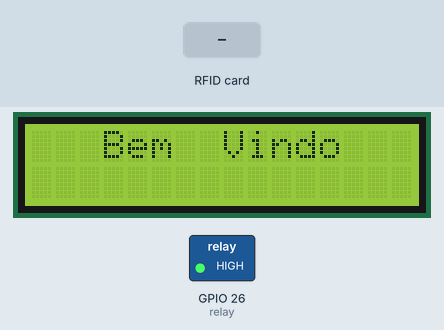
Recording of a sketch running on a simulated ESP32. Parts: 16×2 character LCD, switched loads named in the sketch (green lamp = pin HIGH). The inputs (shaded band) are chosen by the test bench. WiFi joins after 1.5 s; servers stay silent unless stated; what the sketch prints to the serial monitor is not drawn.

Above: at 3.3 s.
3.4 s: RFID card 0A C0 8B B1 held to the reader
At 3.7 s:
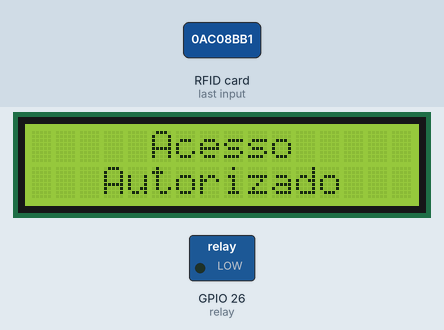
6.4 s: RFID card 5E 7A 19 C4 held to the reader
At 7.0 s:
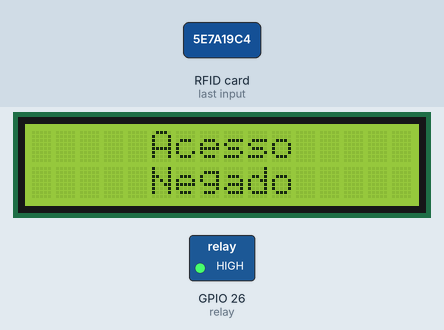
9.4 s: RFID card 71 DF 55 6A held to the reader
At 10.4 s:
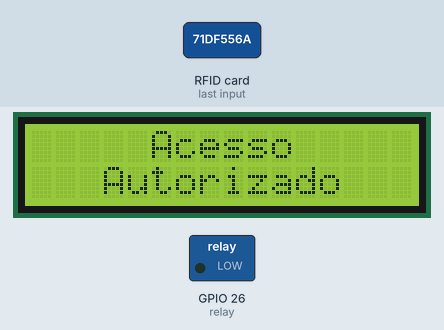
Timing chart, 0 to 13.4 s (numbered marks = the images above; inputs shaded):
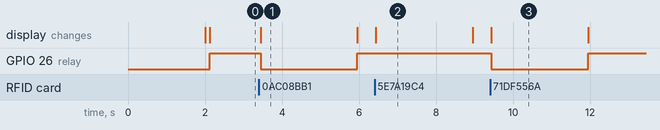

The sketch:

PortaEletrica-RFID.ino
```cpp
#include <Wire.h>
#include <LiquidCrystal_I2C.h>
#include <WiFi.h>
LiquidCrystal_I2C lcd(0x27,16,2);
#include <SPI.h>
#include <MFRC522.h>  //Biblioteca para o RFID
#define SS_PIN 5      //Define o pino SS do RFID
#define RST_PIN 2     //Define o pino RST do RFID
MFRC522 mfrc522(SS_PIN, RST_PIN);   // Create MFRC522 instance.


const int relay = 26; //Variavel do Relé
bool autorizado = 0;

#include <WiFi.h>
#include <AsyncTCP.h>
#include <ESPAsyncWebServer.h>

AsyncWebServer server(80);

const char* html = R"(
  <!DOCTYPE html>
<html lang="en">
<head>
    <meta charset="UTF-8">
    <meta name="viewport" content="width=device-width, initial-scale=1.0">
    <style>
        @import url('https://fonts.googleapis.com/css2?family=Poppins&display=swap');

* {
    margin: 0;
    padding: 0;
    box-sizing: border-box;
}

body {
    font-family: 'Poppins';
    min-height: 98vh;
    background-color: rgb(132, 132, 185);
}

header {
    padding-top: 8px;
    box-shadow: 0px 12px 14px 0px rgba(0,0,0,0.15);
    background: radial-gradient(white, rgb(231, 231, 231));
}

.logo {
    width: 100%;
    display: flex;
    flex-direction: column;
    align-items: center;
}


.logo img {
    width: 80px;
}

nav ul{
    display: flex;
    justify-content: center;
    list-style: none;
    background-color: white;
    width: 100%;
}


.container {
    background-color: rgb(132, 132, 185);
    display: flex;
    align-items: center;
    flex-direction: column;
    padding: 24px 0;
}

.container a {
    color: white;
    text-decoration: none;
    padding: 24px;
    margin: 12px;
    border: 2px solid white;
    border-radius: 16px;
    background-color: rgb(115, 115, 168);
    transition: all 0.2s;
}
.container a:hover {
    background-color: rgb(107, 107, 156);
}
footer {
    position:absolute;
    bottom: 0;
    width: 100%;
    display: flex;
    justify-content: center;
    background-color: white;
}
    </style>


    <script defer>
        let fechadura = document.getElementById('fechadura')
    let count = 1


    function abrir() {

        var xhr = new XMLHttpRequest();
        xhr.open("POST", "/", true);
        xhr.setRequestHeader("Content-Type", "application/x-www-form-urlencoded");
        if (count == 0) {

            count = 1;

        } else if (count == 1) {

            count = 0;
        }
        xhr.onreadystatechange = function() {
            if (xhr.readyState == 4 && xhr.status == 200) {
                document.getElementById("resp").innerHTML = xhr.responseText;
    }
}
xhr.send("count=" + count);
}
    </script>
    <title>Fechadura</title>
</head>
<body>
    <header>
        <div class="logo">
            <img src="https://banner2.cleanpng.com/20180624/rzu/kisspng-computer-icons-computer-security-closed-circuit-te-5b2fd95ab45c71.2262348015298624907388.jpg" alt="">
            <h1>Security Lock</h1>
        </div>
    </header>
    <div class="container">
            <a href="#" id="fechadura" onclick='abrir()'>Fechar Porta</a>
            <p id="resp"></p>
    </div>

    <footer>
        <h3>Feito Por Bruno Vieira, Ruan</h3>
    </footer>
</body>
</html>
)";

const char* ssid = "SATC IOT";
const char* password = "IOT2023@";

void setup()
{
  Serial.begin(115200);   //Inicia a comunicação serial
  WiFi.begin(ssid, password);
  while (WiFi.status() != WL_CONNECTED) {
    delay(1000);
  }


  server.begin();

  digitalWrite(relay,HIGH );
  lcd.init();                      // inicializa o lcd
  lcd.backlight();

  SPI.begin();            // Inicias o SPI
  mfrc522.PCD_Init();     // Inicializa o MFRC522
  Serial.println("Aproxime o cartão para leitura ");
  Serial.println();

  pinMode(relay, OUTPUT); //Define o relé como saída
  digitalWrite(relay,HIGH );
  lcd.setCursor(0,0);
  lcd.print("   Bem  Vindo");//mensagem no display

  server.on("/", HTTP_ANY, [](AsyncWebServerRequest * request) {
      if (request->method() == HTTP_GET) {
        request->send(200,"text/html", html);
      } else if (request -> method() == HTTP_POST) {
        if (request -> hasParam("count", true)) {
          String count = request -> getParam("count", true)->value();
          int count1 = count.toInt();
          Serial.println(count1);
          digitalWrite(relay, count1);
        }
      }
    });

  Serial.print("Endereço IP: ");
  Serial.println(WiFi.localIP());
}

void loop()
{
  if ( ! mfrc522.PICC_IsNewCardPresent()) //Verificando se um novo cartão RFID
  {
    return;
  }
  if ( ! mfrc522.PICC_ReadCardSerial())  //Ler os dados do cartão RFID que foi detectado anteriormente
  {
    return;
  }

  Serial.println("UID tag :");  //Mostra UID da tag na serial
  String content= "";         //
  byte letter;
  for (byte i = 0; i < mfrc522.uid.size; i++) //Percorre cada byte do UID do cartão RFID
  {
     Serial.print(mfrc522.uid.uidByte[i] < 0x10 ? " 0" : " ");            //Imprime o valor hexadecimal desse byte na porta serial
     Serial.print(mfrc522.uid.uidByte[i], HEX);                           //
     content.concat(String(mfrc522.uid.uidByte[i] < 0x10 ? " 0" : " "));  //Preenche com os bytes do UID
     content.concat(String(mfrc522.uid.uidByte[i], HEX));                 //
  }
  content.toUpperCase();   //Converte a string em letras maiúsculas

 if ((content.substring(1) == "0A C0 8B B1")||(content.substring(1) == "71 DF 55 6A")){
    lcd.clear();
    lcd.setCursor(0,0);
    lcd.print("     Acesso");
    lcd.setCursor(0,1);
    lcd.print("   Autorizado");
    digitalWrite(relay,LOW );
    delay(2500);
    lcd.clear();
    lcd.setCursor(0,0);
    lcd.print("   Bem  Vindo");
    digitalWrite(relay,HIGH );
  }
  else {
    lcd.clear();
    lcd.setCursor(0,0);
    lcd.print("     Acesso");
    lcd.setCursor(0,1);
    lcd.print("     Negado");
    delay(2500);
    lcd.clear();
    lcd.print("   Bem  Vindo");
  }
}
```

Measured:
- after the input at 3.4 s, GPIO 26 (relay): HIGH → LOW at once, → HIGH 2.5 s later; the display: changes at once (image 1)
- after the input at 6.4 s, the display: changes at once (image 2)
- after the input at 9.4 s, GPIO 26 (relay): HIGH → LOW at once, → HIGH 2.5 s later; the display: changes at once (image 3)
- what the display in image 1 shows lasts 2.6 s, from 3.4 s to 6.0 s
